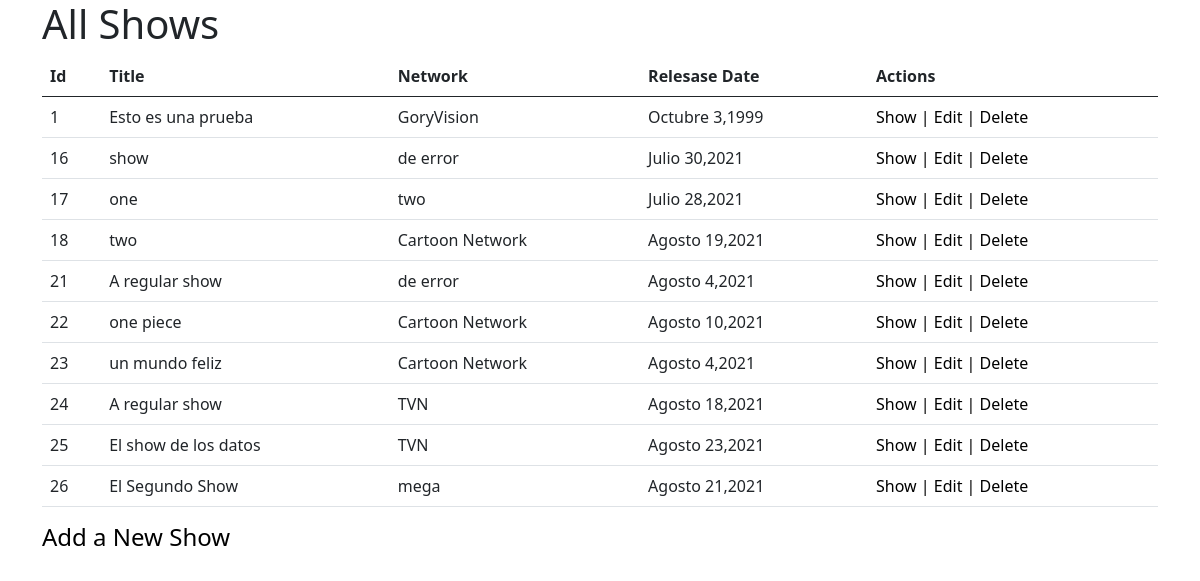
The app's page /shows/, older data.
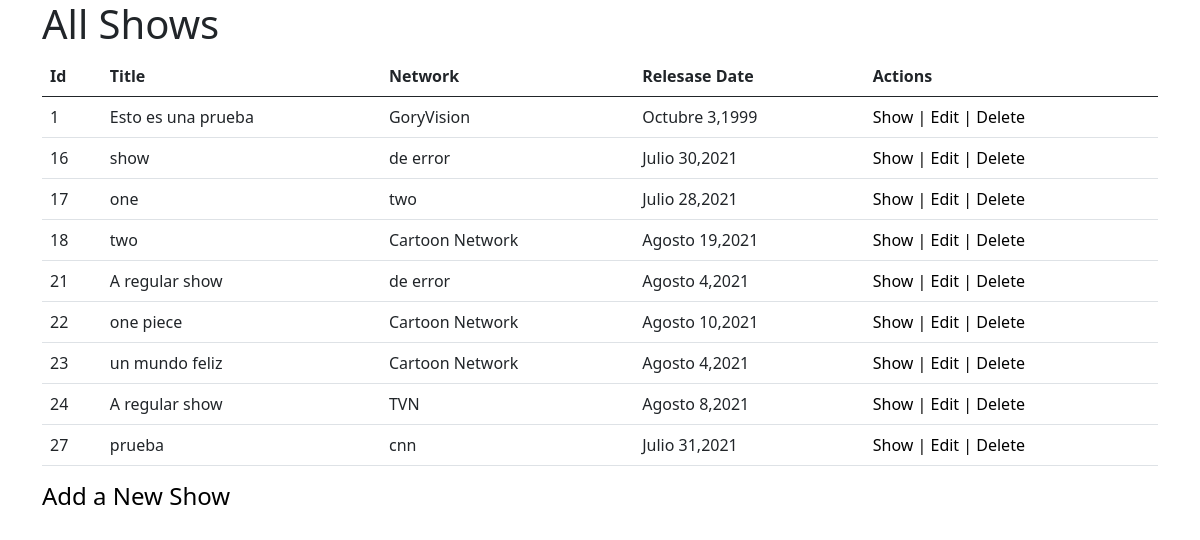
The same page, newer data.
### shows_app/models.py (models this page shows, shortened)
class Show(models.Model):
    title = models.CharField(max_length = 100)
    network = models.CharField(max_length = 100)
    description = models.TextField(max_length = 255)
    release_date = models.DateField()#asi guarda solo la fecha que manualmete se ingrsa, no hora ni mins
    created_at = models.DateTimeField(auto_now_add=True)
    updated_at = models.DateTimeField(auto_now_add=True)
    objects = ShowManager()

### shows_app/views.py (the view)
# urls.py: path('shows/', views.index),
def index(request):
    show = Show.objects.all()
    if request.method == 'GET':
        contexto = {
                'titulo' : 'All Shows',
                'show' :  show,
            }
        return render(request, 'shows_app/index.html' , contexto)
    if request.method == 'POST':
        print(request.POST)
        return redirect('/')

### shows_app/templates/shows_app/index.html (shortened to what this page needs)
{%extends "./base.html" %}
{%block contenido%}
    <div class="container">
        <div class="row">
            <div class="col">
                <h1>{{titulo}}</h1>
            </div>
        </div>
        <div class="row">
            <div class="col">
                <table class="table">
                    <thead>
                        <tr>
                            <th>Id</th>
                            <th>Title</th>
                            <th>Network</th>
                            <th>Relesase Date</th>
                            <th>Actions</th>
                        </tr>
                    </thead>
                    <tbody>
                        {% for s in show%}
                        <tr>
                            <td><a href="{{s.id}}"></a>{{s.id}}</a></td>
                            <td>{{s.title}}</td>
                            <td>{{s.network}}</td>
                            <td>{{s.release_date|date:'F j,Y'}}</td>
                            <td>
                                <p class="opciones"><a href="/shows/{{s.id}}">Show |</a></p>
                                <p class="opciones"><a href="/shows/{{s.id}}/edit">Edit |</a></p>
                                <p class="opciones"onclick=enviar({{s.id}}) style="cursor:pointer" >Delete</p>
                            </td>
                        </tr>
                        {%endfor%}
                    </tbody>
                </table>
            </div>
        </div>
        <div class="row">
            <div class="col">
                <a href="new"><h4>Add a New Show</h4></a>
            </div>
        </div>
    </div>
{%endblock%}

Row changes from the older to the newer data that the page shows:
removed Show: id "25", title "El show de los datos", network "TVN", release_date "Agosto 23,2021"
removed Show: id "26", title "El Segundo Show", network "mega", release_date "Agosto 21,2021"
changed Show "TVN": release_date "Agosto 18,2021" → "Agosto 8,2021"
added Show: id "27", title "prueba", network "cnn", release_date "Julio 31,2021"
